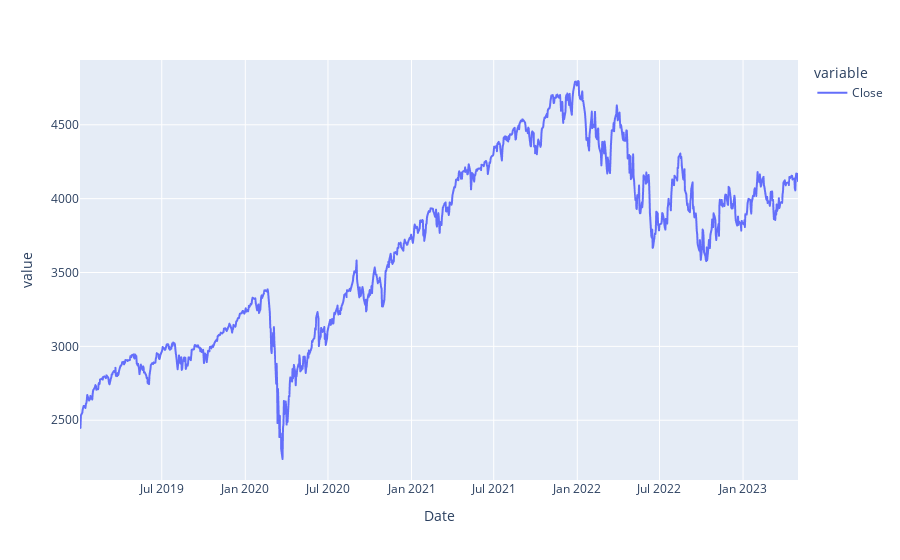

Source (notebook cell):
### Code cell
df1['Close'].loc['2019':'2023'].plot()

### Figure 1 — Plotly figure (JSON) as saved in the notebook; plotly's stock layout.template omitted (floating-point values rounded to 4 significant figures; data arrays with more than 128 entries replaced by an {"elided": "..."} marker saying what was removed)
{"data": [{"hovertemplate": "variable=Close<br>Date=%{x}<br>value=%{y}<extra></extra>", "legendgroup": "Close", "line": {"color": "#636efa", "dash": "solid"}, "marker": {"symbol": "circle"}, "mode": "lines", "name": "Close", "showlegend": true, "type": "scattergl", "x": {"elided": "1091 str values"}, "xaxis": "x", "y": {"elided": "1091 float values"}, "yaxis": "y"}], "layout": {"legend": {"title": {"text": "variable"}, "tracegroupgap": 0}, "margin": {"t": 60}, "xaxis": {"anchor": "y", "domain": [0, 1], "title": {"text": "Date"}}, "yaxis": {"anchor": "x", "domain": [0, 1], "title": {"text": "value"}}}}
